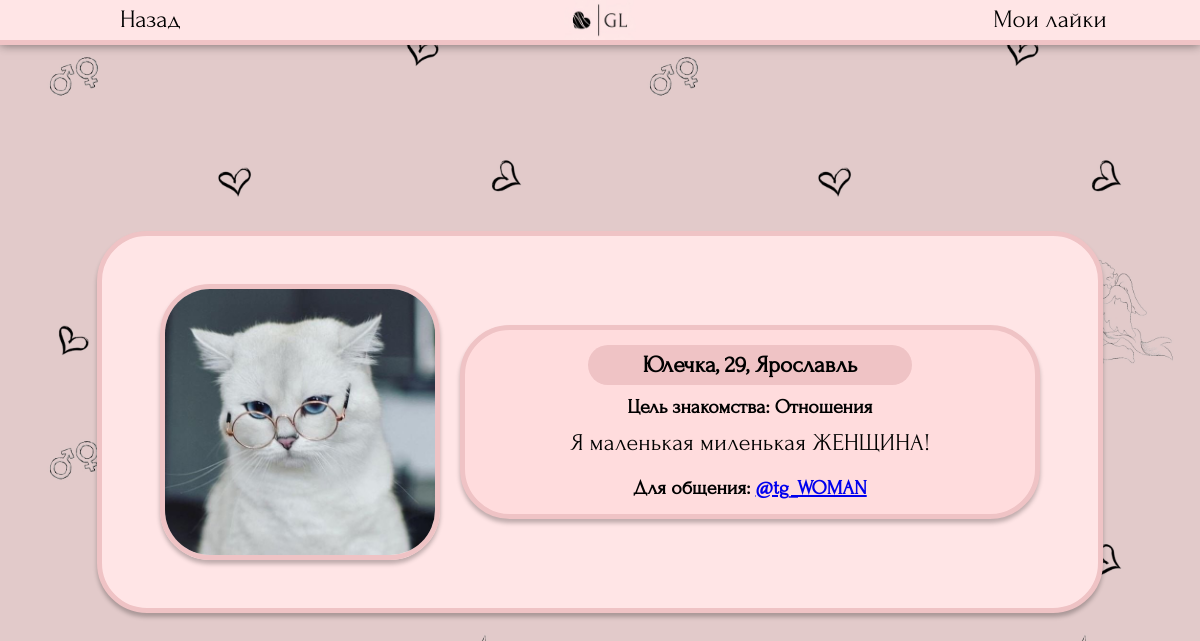
The app's page /searching/41/ (signed in) with its own data.
### searching/models.py (models this page shows, shortened)
class Profile(models.Model):
    genders = (
        ('Парень', 'Парень'),
        ('Девушка', 'Девушка')
    )
    point_of_searching_list = (
        ('Отношения', 'Отношения'),
        ('Свидания', 'Свидания'),
        ('Дружба', 'Дружба'),
        ('Общение', 'Общение'),
    )
    name = models.CharField ('Имя', max_length=50)
    avatar = models.ImageField ('Фото', upload_to='photos/users', default='photos/default_avatar.jpg')
    age = models.IntegerField("Возраст")
    gender = models.CharField ("Пол", choices=genders, max_length=30, default=genders[0])
    point_of_searching = models.CharField ("Цель знакомства", choices=point_of_searching_list, max_length=30, default=point_of_searching_list[0])
    city = models.CharField ('Город', max_length=100, default="Не указано")
    description = models.TextField ('О себе', max_length=300)
    social = models.CharField ('Ссылка на соцсеть', max_length=50, default='@name')
    user = models.OneToOneField(User, verbose_name='Автор анкеты', on_delete=models.CASCADE)
    age_search_min = models.IntegerField("Возраст поиска (от)", default=18)
    age_search_max = models.IntegerField("Возраст поиска (до)", default=100)
    class Meta:
        verbose_name = "Анкета"
        verbose_name_plural = "Анкеты"

### searching/views.py (the view)
# urls.py: path('<int:pk>/', views.ProfileView.as_view(), name='oneprofile'), #один профиль
class ProfileView(View):
    def get(self, request, pk):
        try:
            profile = Profile.objects.get(id=pk)
            try:
                newpair = NewPair.objects.get (user1 = request.user, profile2 = profile)
                newpair.viewed1 = True
                newpair.save()
                return render(request, 'searching/profile.html', {'profile': profile, 'reply': 0, 'showsocial':1})
            except ObjectDoesNotExist:
                try:
                    newpair = NewPair.objects.get (user2 = request.user, profile1 = profile)
                    newpair.viewed2 = True
                    newpair.save()
                    return render(request, 'searching/profile.html', {'profile': profile, 'reply': 0, 'showsocial':1})
                except ObjectDoesNotExist:
                    try:
                        reaction = Reactions.objects.get (like_receiver = request.user, like_sender_profile = profile)
                        reaction.viewed = True
                        reaction.save()
                        return render(request, 'searching/profile.html', {'profile': profile, 'reply': 1, 'showsocial':0})
                    except ObjectDoesNotExist:
                        defaults = load_defaults(request)
                        if not(defaults['city'] == profile.city and defaults['gender'] != profile.gender and defaults['minage']<=profile.age<=defaults['maxage']):
                            return redirect('profiles')
                        return render(request, 'searching/profile.html', {'profile': profile, 'reply': 0, 'showsocial':0})
        except ObjectDoesNotExist:
            return redirect ('profiles')

### templates/searching/profile.html (shortened to what this page needs)
{% load static %}
<!DOCTYPE html>
<html>
    <head>
        <link rel="stylesheet" href="{% static 'css/profile.css' %}" type="text/css">
    </head>
    <body style="font-size: 20px;">
		<header>
            <button onclick="location.href='{% if reply == 0 %}{% url 'profiles' %}{% endif %}{% if reply == 1 %}{% url 'reactions' %}{% endif %}'">Назад</button>
			<a class="logocontainer" href="{% url 'profiles' %}"><img class="mainlogo" src='{% static "css/bg_mini.jpg" %}' ></a>
            <button onclick="location.href='{% url 'reactions' %}'">Мои лайки{% if unchecked_counter > 0 %} - {{unchecked_counter}}{% endif %}</button>
        </header>
		<main>
            <div class="oneprofile">
                <img src="{{profile.avatar.url}}" style="max-width: 30%;">
                <div class="text">
                    <h3>{{profile.name}},
                    {{profile.age}},
                    {{profile.city}}</h3>
                    <h6>Цель знакомства: {{profile.point_of_searching}}</h6>
                    <p>{{profile.description}}</p>
                    <div class="buttons">
                        {% if showsocial == 1 %}<h6>Для общения: <a href={{profile.social}}>{{profile.social}}</a></h6>{% endif %}
                    </div>
                </div>
            </div>
        </main>
    </body>
</html>

### static/css/profile.css (style rules this page uses)
* { margin: 0; padding: 0; }
html { height: 100%; font-family: "Forum-Regular"; }
body { display: block; background-image: url("darkhearts.jpg"); background-size: 50%; font-family: "Forum-Regular"; }
header { z-index: 1; width: 100%; display: flex; float: left; justify-content: space-between; align-items: center; position: fixed; background-color: #FFE5E6; box-shadow: 0px 0px 10px rgba(0, 0, 0, 0.5); border-bottom: 5px solid #EFC3C5; z-index: 1; }
header button { font-size: 25px; height: 30px; line-height: 30px; width: 25%; background-color: rgba(0, 0, 0, 0); border: none; cursor: pointer; }
main { padding-top: 5.5vh; display: flex; justify-content: center; align-items: center; align-content: center; height: 94.5vh; }
button { font-family: "Forum-Regular"; max-height: 30px; }
.mainlogo { max-width: 100%; cursor: pointer; }
.logocontainer { max-width: 6%; display: flex; justify-self: center; }
.oneprofile { display: flex; justify-content: space-around; align-items: center; align-content: space-around; width: 75%; background: #FFE5E6; box-shadow: 0px 4px 4px 0px rgba(0, 0, 0, 0.25); padding: 4vw; border-radius: 50px; border: 5px solid #EFC3C5; }
.oneprofile img { max-height: 432px; border-radius: 50px; border: 5px solid #EFC3C5; box-shadow: 0px 4px 4px 0px rgba(0, 0, 0, 0.25); }
.oneprofile .text { display: flex; flex-flow: column; justify-content: center; align-items: center; align-content: space-between; width: 60%; background: #ffdcdd; box-shadow: 0px 4px 4px 0px rgba(0, 0, 0, 0.25); border-radius: 50px; border: 5px solid #EFC3C5; padding: 15px; }
h3 { display: flex; justify-content: center; align-items: center; min-width: 60%; min-height: 40px; background: #EFC3C5; border-radius: 50px; }
h6 { margin-top: 2%; font-size: 20px; }
.buttons { display: flex; justify-content: space-evenly; align-items: center; align-content: center; width: 100%; }
p { margin-top: 2%; margin-left: 5%; margin-right: 5%; margin-bottom: 2%; text-align: justify; font-size: 24px; }

### records on screen
Profile: avatar (picture), name "Юлечка", age "29", city "Ярославль", point_of_searching "Отношения", description "Я маленькая миленькая ЖЕНЩИНА!", social "@tg_WOMAN"
